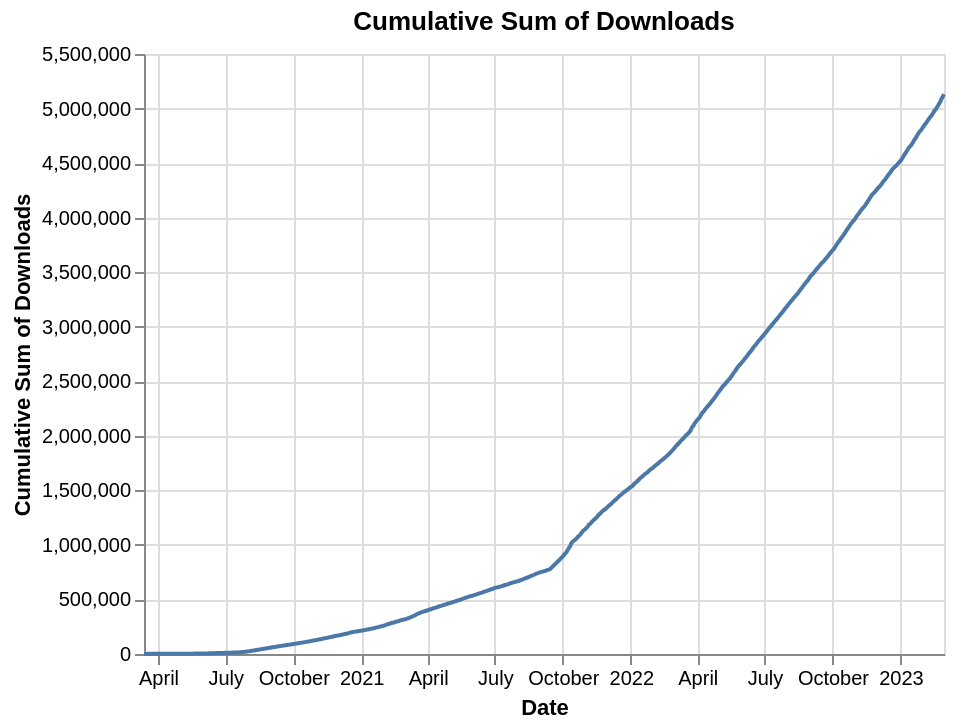

Write the Vega-Lite specification saved for this chart.
### Vega-Lite specification from a JSON file in a GitHub repository (floating-point values rounded to 4 significant figures; data arrays with more than 128 entries replaced by an {"elided": "..."} marker saying what was removed)
{"config": {"view": {"continuousWidth": 400, "continuousHeight": 300}}, "data": {"name": "data-8422b08749cd16f46fd2d14351c9c082"}, "mark": "line", "encoding": {"x": {"axis": {"title": "Date"}, "field": "date", "type": "temporal"}, "y": {"axis": {"title": "Cumulative Sum of Downloads"}, "field": "cumulative_sum", "type": "quantitative"}}, "title": "Cumulative Sum of Downloads", "transform": [{"window": [{"op": "sum", "field": "download_count", "as": "cumulative_sum"}], "sort": [{"field": "date"}]}], "$schema": "https://vega.github.io/schema/vega-lite/v4.17.0.json", "datasets": {"data-8422b08749cd16f46fd2d14351c9c082": {"elided": "1079 records"}}}
